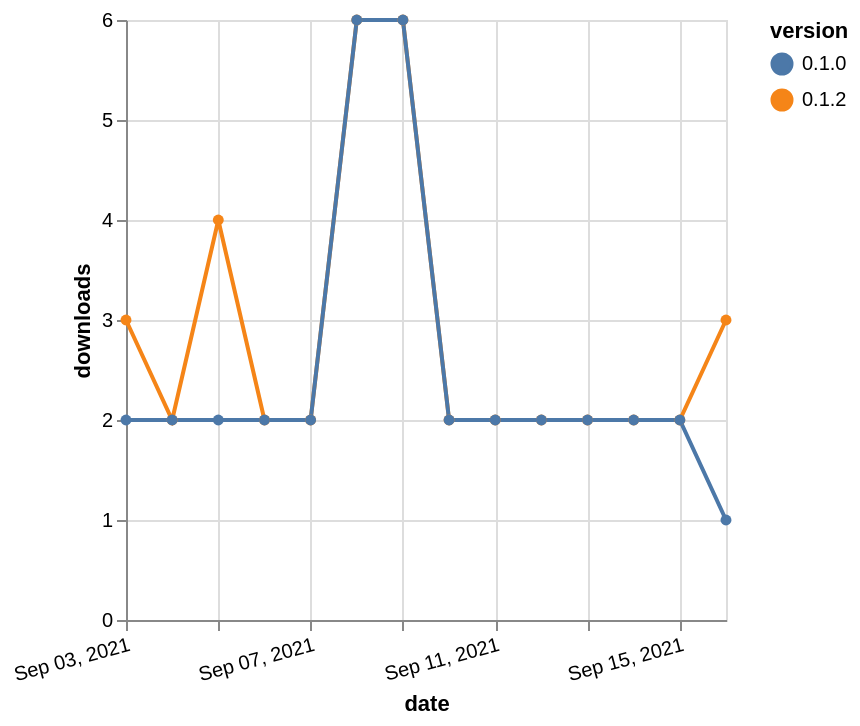

Here is the Vega-Lite specification saved for this chart:
### Vega-Lite specification from a JSON file in a GitHub repository (floating-point values rounded to 4 significant figures)
{"$schema": "https://vega.github.io/schema/vega-lite/v5.json", "description": "A simple bar chart with embedded data.", "data": {"values": [{"date": "2021-09-03", "total": 1727, "delta": 3, "version": "0.1.2"}, {"date": "2021-09-04", "total": 1729, "delta": 2, "version": "0.1.2"}, {"date": "2021-09-05", "total": 1733, "delta": 4, "version": "0.1.2"}, {"date": "2021-09-06", "total": 1735, "delta": 2, "version": "0.1.2"}, {"date": "2021-09-07", "total": 1737, "delta": 2, "version": "0.1.2"}, {"date": "2021-09-08", "total": 1743, "delta": 6, "version": "0.1.2"}, {"date": "2021-09-09", "total": 1749, "delta": 6, "version": "0.1.2"}, {"date": "2021-09-10", "total": 1751, "delta": 2, "version": "0.1.2"}, {"date": "2021-09-11", "total": 1753, "delta": 2, "version": "0.1.2"}, {"date": "2021-09-12", "total": 1755, "delta": 2, "version": "0.1.2"}, {"date": "2021-09-13", "total": 1757, "delta": 2, "version": "0.1.2"}, {"date": "2021-09-14", "total": 1759, "delta": 2, "version": "0.1.2"}, {"date": "2021-09-15", "total": 1761, "delta": 2, "version": "0.1.2"}, {"date": "2021-09-16", "total": 1764, "delta": 3, "version": "0.1.2"}, {"date": "2021-09-03", "total": 2766, "delta": 2, "version": "0.1.0"}, {"date": "2021-09-04", "total": 2768, "delta": 2, "version": "0.1.0"}, {"date": "2021-09-05", "total": 2770, "delta": 2, "version": "0.1.0"}, {"date": "2021-09-06", "total": 2772, "delta": 2, "version": "0.1.0"}, {"date": "2021-09-07", "total": 2774, "delta": 2, "version": "0.1.0"}, {"date": "2021-09-08", "total": 2780, "delta": 6, "version": "0.1.0"}, {"date": "2021-09-09", "total": 2786, "delta": 6, "version": "0.1.0"}, {"date": "2021-09-10", "total": 2788, "delta": 2, "version": "0.1.0"}, {"date": "2021-09-11", "total": 2790, "delta": 2, "version": "0.1.0"}, {"date": "2021-09-12", "total": 2792, "delta": 2, "version": "0.1.0"}, {"date": "2021-09-13", "total": 2794, "delta": 2, "version": "0.1.0"}, {"date": "2021-09-14", "total": 2796, "delta": 2, "version": "0.1.0"}, {"date": "2021-09-15", "total": 2798, "delta": 2, "version": "0.1.0"}, {"date": "2021-09-16", "total": 2799, "delta": 1, "version": "0.1.0"}]}, "width": "container", "mark": {"type": "line", "point": {"filled": true}}, "encoding": {"x": {"field": "date", "type": "temporal", "timeUnit": "yearmonthdate", "title": "date", "axis": {"labelAngle": -15}}, "y": {"field": "delta", "type": "quantitative", "title": "downloads"}, "color": {"field": "version", "type": "nominal"}, "tooltip": {"field": "delta"}}}
